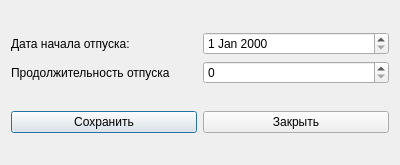
<?xml version="1.0" encoding="UTF-8"?>
<ui version="4.0">
 <class>VacationEditDialog</class>
 <widget class="QDialog" name="VacationEditDialog">
  <property name="geometry">
   <rect>
    <x>0</x>
    <y>0</y>
    <width>400</width>
    <height>165</height>
   </rect>
  </property>
  <property name="windowTitle">
   <string>Dialog</string>
  </property>
  <layout class="QVBoxLayout" name="verticalLayout" stretch="5,1">
   <item>
    <layout class="QGridLayout" name="gridLayout">
     <item row="0" column="0">
      <widget class="QLabel" name="label">
       <property name="text">
        <string>Дата начала отпуска:</string>
       </property>
      </widget>
     </item>
     <item row="1" column="0">
      <widget class="QLabel" name="label_3">
       <property name="text">
        <string>Продолжительность отпуска</string>
       </property>
      </widget>
     </item>
     <item row="1" column="1">
      <widget class="QSpinBox" name="w_duration"/>
     </item>
     <item row="0" column="1">
      <widget class="QDateEdit" name="w_startDate"/>
     </item>
    </layout>
   </item>
   <item>
    <layout class="QHBoxLayout" name="horizontalLayout">
     <item>
      <widget class="QPushButton" name="btn_save">
       <property name="text">
        <string>Сохранить</string>
       </property>
      </widget>
     </item>
     <item>
      <widget class="QPushButton" name="btn_close">
       <property name="text">
        <string>Закрыть</string>
       </property>
      </widget>
     </item>
    </layout>
   </item>
  </layout>
 </widget>
 <resources/>
 <connections/>
</ui>
